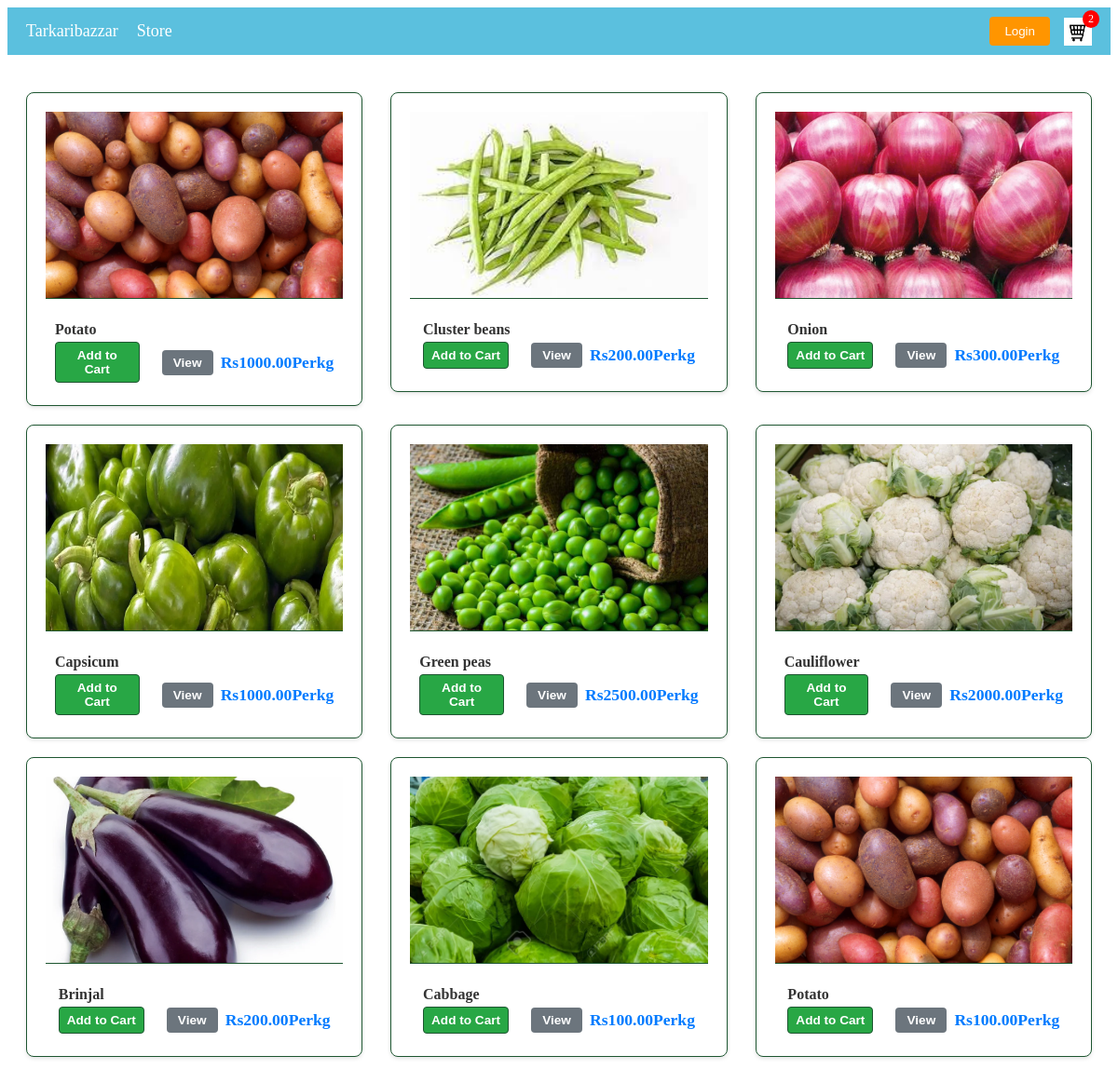
The app's page / (signed in) with its own data.
### store/models.py (models this page shows, shortened)
class Product(models.Model):
    name= models.CharField(max_length=100, null=True)
    price = models.DecimalField(max_digits=10, decimal_places=2, default=0.00)
    digital=models.BooleanField(default=False, null=True, blank=False)
    image=models.ImageField(null=True,blank=True)
    @property
    def imageURL(self):
        try:
            url= self.image.url
        except:
            url=''
        return url

### store/views.py (the view)
# urls.py: path('', include('store.urls'))
def store(request):
    if request.user.is_authenticated:
        customer = request.user.customer
        order, created = Order.objects.get_or_create(customer=customer,complete=False)
        items=order.orderitem_set.all()
        cartItems = order.get_cart_items
    else:
        items=[]
        order={'get_cart_total':0, 'get_cart_items':0}
        cartItems=order['get_cart_items']
    products=Product.objects.all()
    context={'products':products, 'cartItems':cartItems}
    return render(request, 'store/store.html',context)

### store/models.py (called while the page is built)
    @property
    def get_cart_items(self):
         orderitems = self.orderitem_set.all()
         total = len(orderitems)  # or orderitems.count()
         return total

### store/templates/store/store.html (shortened to what this page needs)
{% extends 'store/main.html' %}
{% load static %}
{% block content %}
<div class="row">
    {% for product in products %}
    <div class="col-lg-4">
        <div class="box-element product">
            <img class="thumbnail" src="{{product.imageURL}}" alt="image not found">
            <div class="product-info">
                <h3 class="product-title">{{ product.name }}</h3>
                <div class="action-container">
                    <div class="left-action">
                        <button data-product={{product.id}} data-action="add" class="btn btn-add-to-cart update-cart">Add to Cart</button>
                    </div>
                    <div class="right-group">
                        <button class="btn btn-view">View</button>
                        <span class="product-price">Rs{{ product.price }}Perkg</span>
                    </div>
                </div>
            </div>
        </div>
    </div>
    {% endfor %}
</div>
{% endblock content %}

### static/css/main.css (style rules this page uses)
.row { display: flex; flex-wrap: wrap; margin: 0 -15px; padding: 20px 0; }
.col-lg-4 { flex: 0 0 33.333333%; max-width: 33.333333%; padding: 0 15px; box-sizing: border-box; }
.box-element.product { background-color: #fff; border: 1px solid #ddd; border-radius: 8px; padding: 20px; margin-bottom: 20px; box-shadow: 0 2px 4px rgba(0, 0, 0, 0.1); min-height: 200px; display: flex; align-items: center; justify-content: center; font-size: 18px; color: #666; }
.box-element { background-color: #fff; border-radius: 8px; padding: 20px; margin-bottom: 20px; box-shadow: 0 2px 4px rgba(0,0,0,0.1); }
.row { margin: 0 -15px; }

### store/templates/store/store.html (style rules this page uses)
.row { display: flex; flex-wrap: wrap; margin: 0 -15px; }
.col-lg-4 { flex: 0 0 33.333333%; max-width: 33.333333%; padding: 0 15px; box-sizing: border-box; }
.box-element.product { background-color: #fff; border: 1px solid #1e5631; border-radius: 8px; margin-bottom: 20px; box-shadow: 0 2px 4px rgba(0, 0, 0, 0.1); display: flex; flex-direction: column; transition: all 0.3s ease; cursor: pointer; overflow: hidden; }
.thumbnail { width: 100%; height: 200px; object-fit: cover; border-bottom: 1px solid #1e5631; }
.product-info { padding: 8px 10px 4px; display: flex; flex-direction: column; flex-grow: 1; }
.product-title { font-size: 1rem; font-weight: 600; margin-bottom: 4px; color: #333; }
.action-container { display: flex; justify-content: space-between; align-items: center; gap: 16px; }
.left-action { flex: 1; padding-right: 8px; }
.right-group { display: flex; align-items: center; gap: 8px; }
.product-price { font-size: 1.1rem; color: #007bff; font-weight: bold; }
.btn { padding: 6px 8px; border: none; border-radius: 4px; cursor: pointer; font-size: 0.85rem; font-weight: 600; transition: all 0.2s ease; }
.btn-add-to-cart { background-color: #28a745; color: white; width: 100%; border: 1px solid #1e5631; }
.btn-view { background-color: #6c757d; color: white; min-width: 55px; }

### records on screen
Product: imageURL (picture), name "Potato", price "1000.00"
Product: imageURL (picture), name "Cluster beans", price "200.00"
Product: imageURL (picture), name "Onion", price "300.00"
Product: imageURL (picture), name "Capsicum", price "1000.00"
Product: imageURL (picture), name "Green peas", price "2500.00"
Product: imageURL (picture), name "Cauliflower", price "2000.00"
Product: imageURL (picture), name "Brinjal", price "200.00"
Product: imageURL (picture), name "Cabbage", price "100.00"
Product: imageURL (picture), name "Potato", price "100.00"

### other values on screen
{{ cartItems }} "2"
